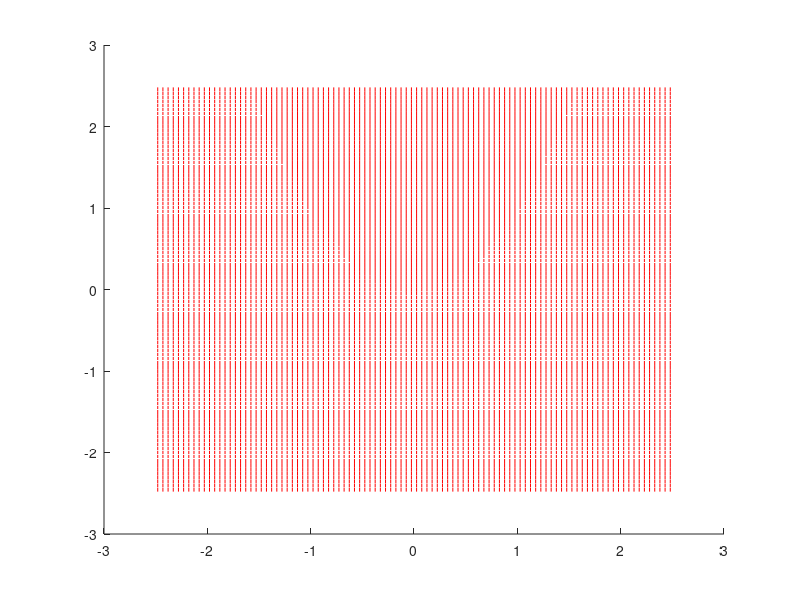

Write MATLAB code to recreate this figure.
hold on;
f = @(x,y) (1-x).^2 + 100*(y-x.^2).^2;
x = linspace(-2.48,2.48);
[xx,yy] = meshgrid(x,x);
ff = f(xx,yy); 
plot3(xx,yy,ff,'r-');

% x = LogisticMap(rand,500);
% y = rand(500,1);
% subplot(1,2,1);
% plot(1:500, y, '.','MarkerSize',5);
% xlabel('N');
% ylabel('Value');
% title('Pseudo Random Generator');
% subplot(1,2,2);
% plot(1:500, x, '.','MarkerSize',5);
% xlabel('N');
% ylabel('Value');
% title('Chaotic Logistic Map Generator');
